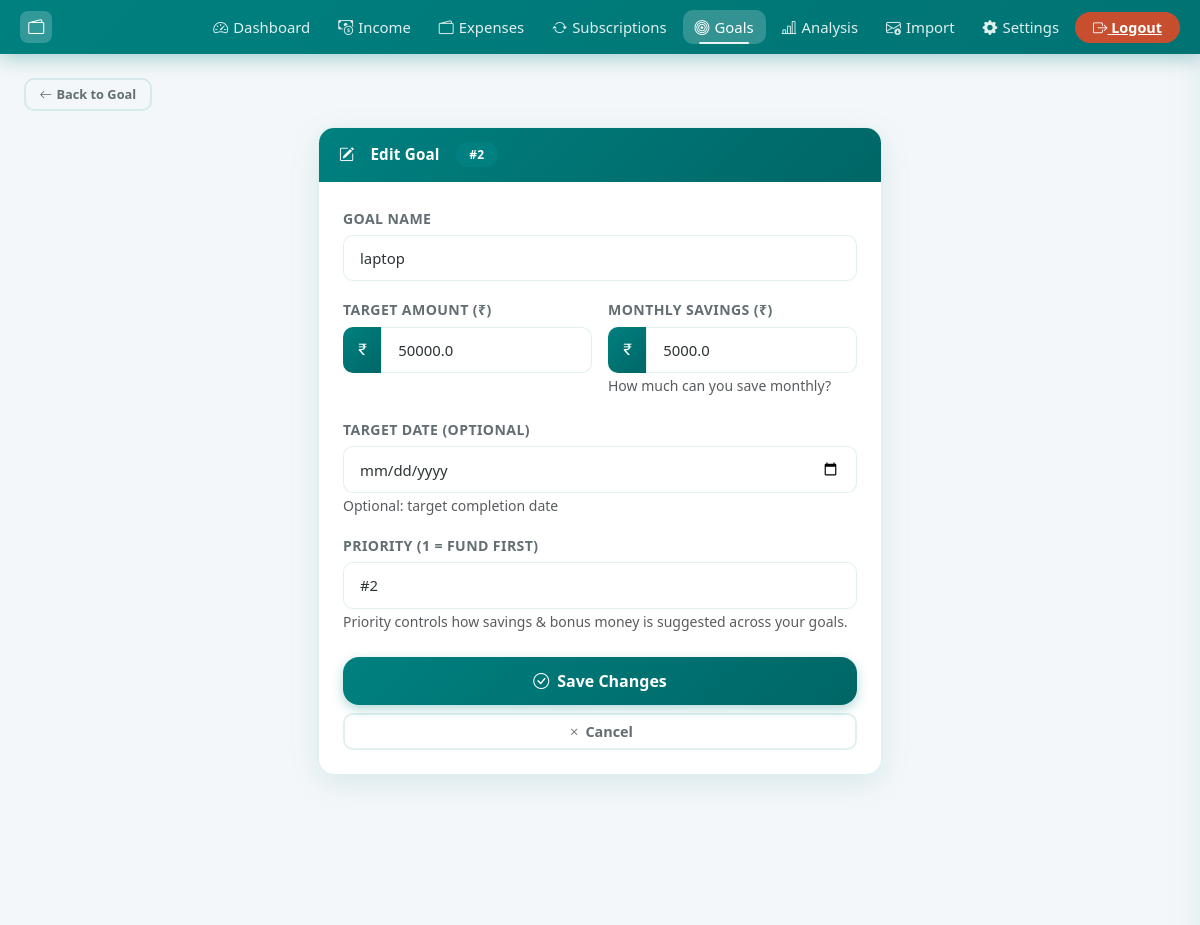
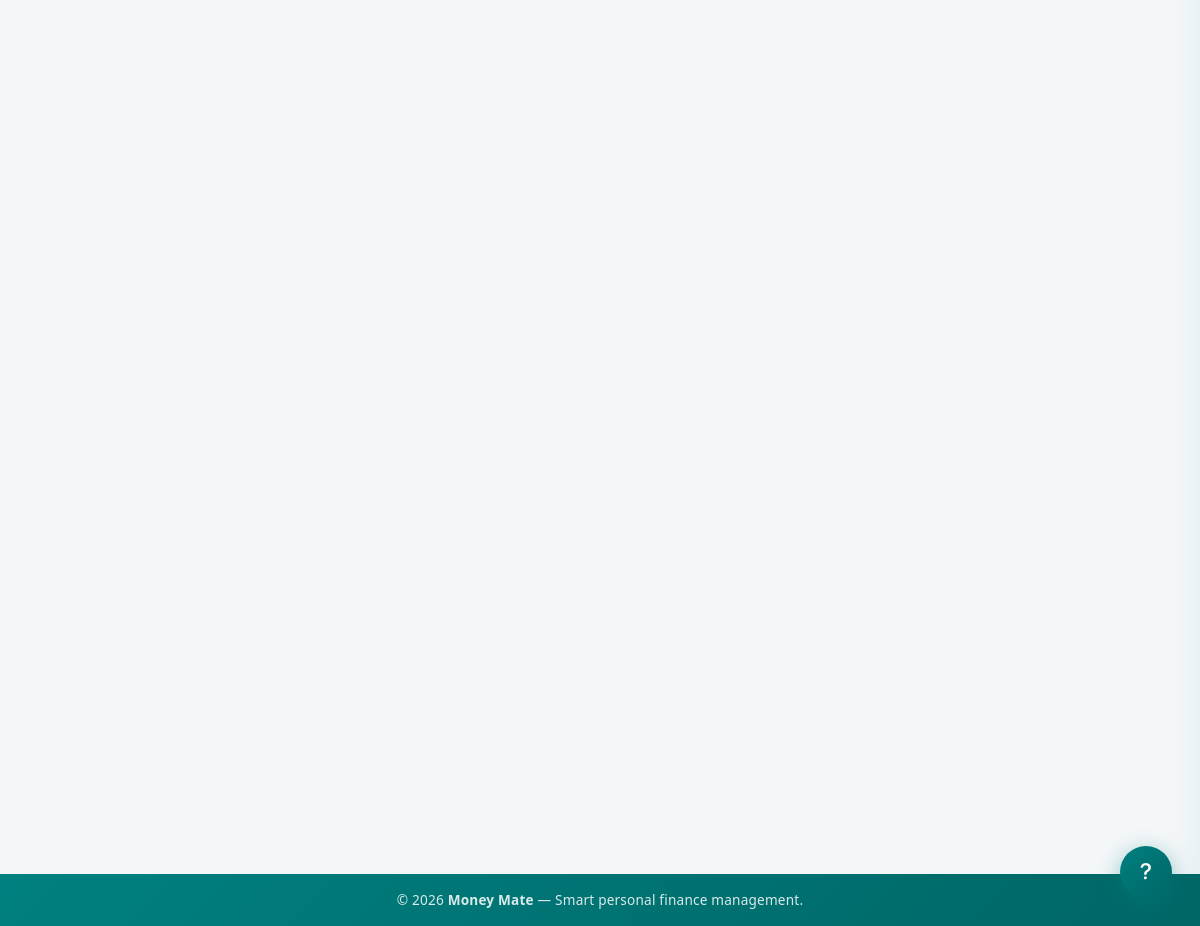
The page /goal/2/edit (signed in) on the database its author committed (2 pictures, top to bottom).
### models.py (models this page shows, shortened)
class Goal(db.Model):
    id = db.Column(db.Integer, primary_key=True)
    user_id = db.Column(db.Integer, db.ForeignKey('user.id'), nullable=False)
    name = db.Column(db.String(200), nullable=False)
    target_amount = db.Column(db.Float, nullable=False)
    saved_amount = db.Column(db.Float, default=0.0)
    monthly_savings = db.Column(db.Float, default=0.0)
    target_date = db.Column(db.DateTime, nullable=True)
    priority = db.Column(db.String(10), default='medium', nullable=False)
    created_at = db.Column(db.DateTime, default=_now)
    @property
    def progress_percentage(self):
        if self.target_amount == 0:
            return 0
        return min(100, (self.saved_amount / self.target_amount) * 100)

### app.py (the view)
@app.route("/goal/<int:id>/edit", methods=["GET", "POST"])
@login_required
def edit_goal(id):
    goal = db.get_or_404(Goal, id)
    if goal.user_id != current_user.id:
        flash("Unauthorized access.", "danger")
        return redirect(url_for("goals"))
    form = GoalForm()
    if form.validate_on_submit():
        goal.name = form.name.data
        goal.target_amount = form.target_amount.data
        goal.monthly_savings = form.monthly_savings.data
        goal.target_date = form.target_date.data
        goal.priority = form.priority.data
        db.session.commit()
        flash("Goal updated successfully!", "success")
        return redirect(url_for("goal_detail", id=goal.id))
    elif request.method == "GET":
        form.name.data = goal.name
        form.target_amount.data = goal.target_amount
        form.monthly_savings.data = goal.monthly_savings
        form.target_date.data = goal.target_date
        form.priority.data = str(goal.priority)
    return render_template("edit_goal.html", form=form, goal=goal)

### forms.py
class GoalForm(FlaskForm):
    name = StringField('Goal Name', validators=[DataRequired(), Length(max=200)])
    target_amount = FloatField('Target Amount (₹)', validators=[DataRequired(), NumberRange(min=1)])
    monthly_savings = FloatField('Monthly Savings (₹)', validators=[DataRequired(), NumberRange(min=0)])
    target_date = DateField('Target Date (Optional)', validators=[Optional()], format='%Y-%m-%d')
    priority = SelectField('Priority (1 = fund first)', choices=[(str(i), f'#{i}') for i in range(1, 11)], default='1')
    submit = SubmitField('Create Goal')

### app.py (called while the page is built)
@login_manager.user_loader
def load_user(user_id):
    return db.session.get(User, int(user_id))

### templates/edit_goal.html (shortened to what this page needs)
{% extends "base.html" %}
{% block content %}
<div class="mb-3 reveal">
  <a href="{{ url_for('goal_detail', id=goal.id) }}" class="btn btn-outline-secondary btn-sm">
    <i class="bi bi-arrow-left me-1"></i>Back to Goal
  </a>
</div>
<div class="row justify-content-center">
  <div class="col-lg-6">
    <div class="card reveal reveal-delay-1">
      <div class="card-header">
        <i class="bi bi-pencil-square me-2"></i>Edit Goal
        <span class="badge ms-2" style="background:#008080;font-size:0.75rem;">#{{ goal.priority }}</span>
      </div>
      <div class="card-body p-4">
        <form method="POST">
          <div class="mb-3">
            {{ form.name.label(class="form-label") }}
            {{ form.name(class="form-control", placeholder="e.g., Buy a Laptop, Emergency Fund, Vacation") }}
          </div>
          <div class="row g-3 mb-3">
            <div class="col-md-6">
              {{ form.target_amount.label(class="form-label") }}
              <div class="input-group">
                <span class="input-group-text"><i class="bi bi-currency-rupee"></i></span>
                {{ form.target_amount(class="form-control", type="number", step="0.01", placeholder="50000", id="edit_target") }}
              </div>
            </div>
            <div class="col-md-6">
              {{ form.monthly_savings.label(class="form-label") }}
              <div class="input-group">
                <span class="input-group-text"><i class="bi bi-currency-rupee"></i></span>
                {{ form.monthly_savings(class="form-control", type="number", step="0.01", placeholder="2000", id="edit_monthly") }}
              </div>
              <small class="text-muted">How much can you save monthly?</small>
            </div>
          </div>
          <div class="mb-3">
            {{ form.target_date.label(class="form-label") }}
            {{ form.target_date(class="form-control", type="date") }}
            <small class="text-muted">Optional: target completion date</small>
          </div>
          <div class="mb-4">
            {{ form.priority.label(class="form-label") }}
            {{ form.priority(class="form-select") }}
            <small class="text-muted">Priority controls how savings &amp; bonus money is suggested across your goals.</small>
          </div>
          <div class="d-grid gap-2">
            <button type="submit" class="btn btn-primary btn-lg">
              <i class="bi bi-check-circle me-2"></i>Save Changes
            </button>
            <a href="{{ url_for('goal_detail', id=goal.id) }}" class="btn btn-outline-secondary">
              <i class="bi bi-x me-1"></i>Cancel
            </a>
          </div>
        </form>
      </div>
    </div>
  </div>
</div>
{% endblock %}

### static/style.css (style rules this page uses)
:root { --brand-primary: #008080; --brand-secondary: #80BFBF; --brand-accent: #00b894; --brand-danger: #FF924D; --brand-warning: #f39c12; --brand-info: #0984e3; --gradient-brand: linear-gradient(135deg, #008080 0%, #006666 100%); --gradient-green: linear-gradient(135deg, #00b894 0%, #55efc4 100%); --gradient-red: linear-gradient(135deg, #FF924D 0%, #FFB380 100%); --gradient-orange: linear-gradient(135deg, #f39c12 0%, #fdcb6e 100%); --gradient-blue: linear-gradient(135deg, #0984e3 0%, #74b9ff 100%); --bg-page: #f4f7f9; --bg-card: rgba(255, 255, 255, 0.97); --bg-card-hover: #fff; --text-primary: #2d3436; --text-secondary: #636e72; --text-muted: #b2bec3; --border-color: rgba(0, 128, 128, 0.12); --shadow-sm: 0 2px 12px rgba(0, 128, 128, 0.08); --shadow-md: 0 8px 30px rgba(0, 128, 128, 0.12); --shadow-lg: 0 20px 50px rgba(0, 128, 128, 0.18); --shadow-hover: 0 15px 40px rgba(0, 128, 128, 0.22); --radius-sm: 10px; --radius-md: 16px; --radius-lg: 24px; --radius-pill: 50px; --transition: all 0.28s cubic-bezier(0.4, 0, 0.2, 1); }
html { scroll-behavior: smooth; }
*, *::before, *::after { box-sizing: border-box; }
body { background: var(--bg-page); font-family: 'Segoe UI', system-ui, -apple-system, sans-serif; color: var(--text-primary); min-height: 100vh; display: flex; flex-direction: column; transition: background 0.3s, color 0.3s; }
.card { border: 1px solid var(--border-color); border-radius: var(--radius-md); background: var(--bg-card); box-shadow: var(--shadow-md); transition: var(--transition); overflow: hidden; }
.card-header { background: var(--gradient-brand); color: white; font-weight: 600; font-size: 0.95rem; padding: 0.9rem 1.25rem; border: none; display: flex; align-items: center; gap: 8px; letter-spacing: 0.2px; }
.btn { border-radius: var(--radius-sm); font-weight: 600; font-size: 0.9rem; transition: var(--transition); position: relative; overflow: hidden; border: none; cursor: pointer; }
.btn::after { content: ''; position: absolute; inset: 0; background: rgba(255,255,255,0); transition: var(--transition); }
.btn-primary { background: var(--gradient-brand); color: white; box-shadow: 0 4px 12px rgba(0, 128, 128, 0.3); }
.btn-outline-secondary { border: 2px solid var(--border-color); color: var(--text-secondary); background: transparent; }
.btn-sm { font-size: 0.8rem; padding: 0.3rem 0.85rem; }
.btn-lg { padding: 0.75rem 2rem; font-size: 1rem; border-radius: var(--radius-md); }
.badge { font-size: 0.75rem; font-weight: 600; padding: 0.4rem 0.85rem; border-radius: var(--radius-pill); letter-spacing: 0.2px; }
.form-control, .form-select { border-radius: var(--radius-sm); border: 1.5px solid var(--border-color); padding: 0.7rem 1rem; font-size: 0.93rem; color: var(--text-primary); background: white; transition: var(--transition); }
.form-label { font-weight: 600; font-size: 0.88rem; color: var(--text-secondary); margin-bottom: 6px; text-transform: uppercase; letter-spacing: 0.4px; }
.input-group-text { background: var(--gradient-brand); color: white; border: none; border-radius: var(--radius-sm) 0 0 var(--radius-sm); font-size: 0.95rem; }
.reveal { opacity: 0; transform: translateY(24px); transition: opacity 0.55s cubic-bezier(0.4,0,0.2,1), transform 0.55s cubic-bezier(0.4,0,0.2,1); }
.reveal.revealed { opacity: 1; transform: translateY(0); }
.reveal-delay-1 { transition-delay: 0.08s; }
.btn { position: relative; overflow: hidden; }
.form-control, .form-select { transition: border-color 0.22s ease, box-shadow 0.22s ease, transform 0.18s ease; }
body { padding-left: env(safe-area-inset-left, 0px); padding-right: env(safe-area-inset-right, 0px); }

### rows shown on the page
Goal: priority "2", name "laptop", target_amount "50000.0", monthly_savings "5000.0", priority "#2"
